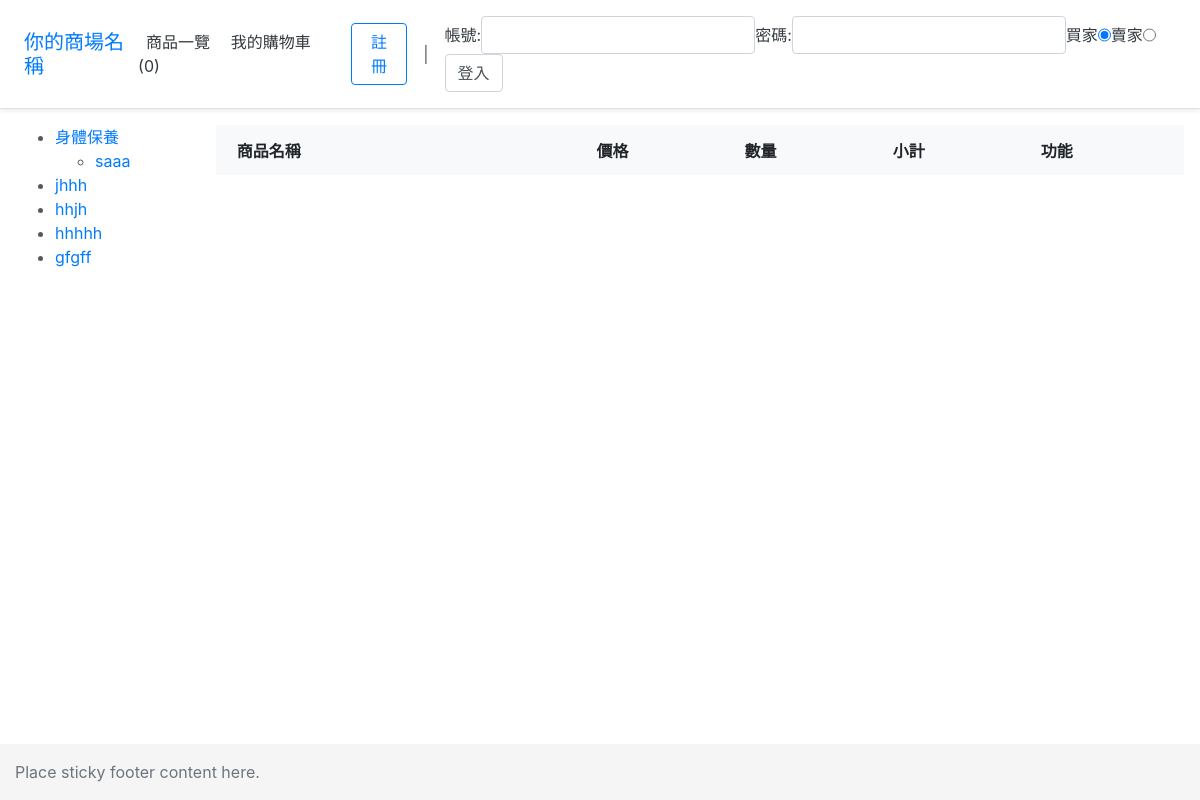
The page /admin/Insense/frontStage/myCart.php on the database as committed earlier.
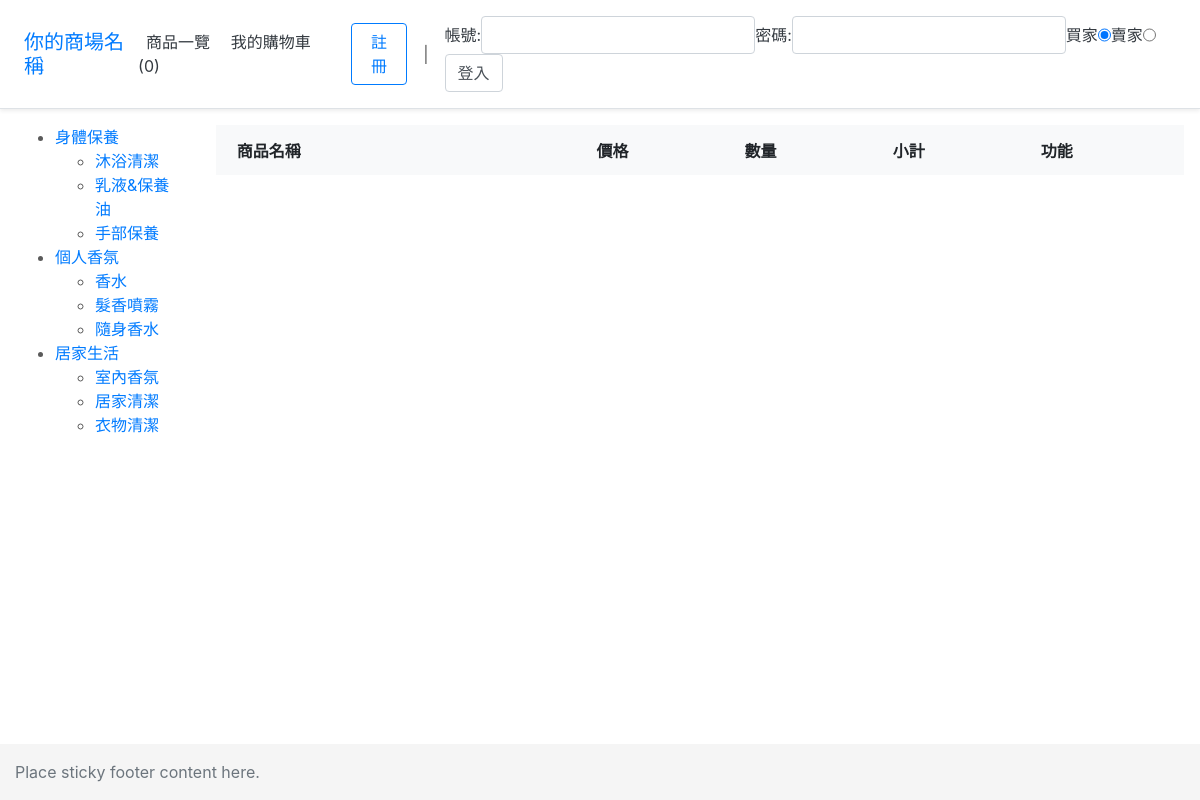
The same page on the database as committed later.
### tables this page shows
CREATE TABLE `categories` (
  `categoryId` int(11) NOT NULL COMMENT '流水號',
  `categoryName` varchar(100) NOT NULL COMMENT '類別名稱',
  `categoryParentId` int(11) NOT NULL DEFAULT '0' COMMENT '上層編號',
  `created_at` datetime NOT NULL DEFAULT CURRENT_TIMESTAMP COMMENT '新增時間',
  `updated_at` datetime NOT NULL DEFAULT CURRENT_TIMESTAMP ON UPDATE CURRENT_TIMESTAMP COMMENT '更新時間'
);

### admin/Insense/frontStage/tpl/func-buildTree.php (the view)
<?php
function buildTree($pdo, $parentId = 0){
    $sql = "SELECT `categoryId`, `categoryName`, `categoryParentId`
            FROM `categories`
            WHERE `categoryParentId` = ?";
    $stmt = $pdo->prepare($sql);
    $arrParam = [$parentId];
    $stmt->execute($arrParam);
    if($stmt->rowCount() > 0) {
        echo "<ul>";
        $arr = $stmt->fetchAll(PDO::FETCH_ASSOC);
        for($i = 0; $i < count($arr); $i++) {
            echo "<li>";
            echo "<a href='./itemList.php?categoryId={$arr[$i]['categoryId']}'>{$arr[$i]['categoryName']}</a>";
            buildTree($pdo, $arr[$i]['categoryId']);
            echo "</li>";
        }
        echo "</ul>";
    }
}

Rows that differ between the two databases and show on the page:
removed categories: categoryName "saaa", shown under "身體保養"
removed categories: categoryName "jhhh", shown under "你的商場名稱"
removed categories: categoryName "hhjh", shown under "你的商場名稱"
removed categories: categoryName "hhhhh", shown under "你的商場名稱"
removed categories: categoryName "gfgff", shown under "你的商場名稱"
added categories: categoryName "沐浴清潔", shown under "身體保養"
added categories: categoryName "乳液&保養油", shown under "身體保養"
added categories: categoryName "手部保養", shown under "身體保養"
added categories: categoryName "個人香氛", shown under "你的商場名稱"
added categories: categoryName "香水", shown under "個人香氛"
added categories: categoryName "髮香噴霧", shown under "個人香氛"
added categories: categoryName "隨身香水", shown under "個人香氛"
added categories: categoryName "居家生活", shown under "你的商場名稱"
added categories: categoryName "室內香氛", shown under "居家生活"
added categories: categoryName "居家清潔", shown under "居家生活"
added categories: categoryName "衣物清潔", shown under "居家生活"
